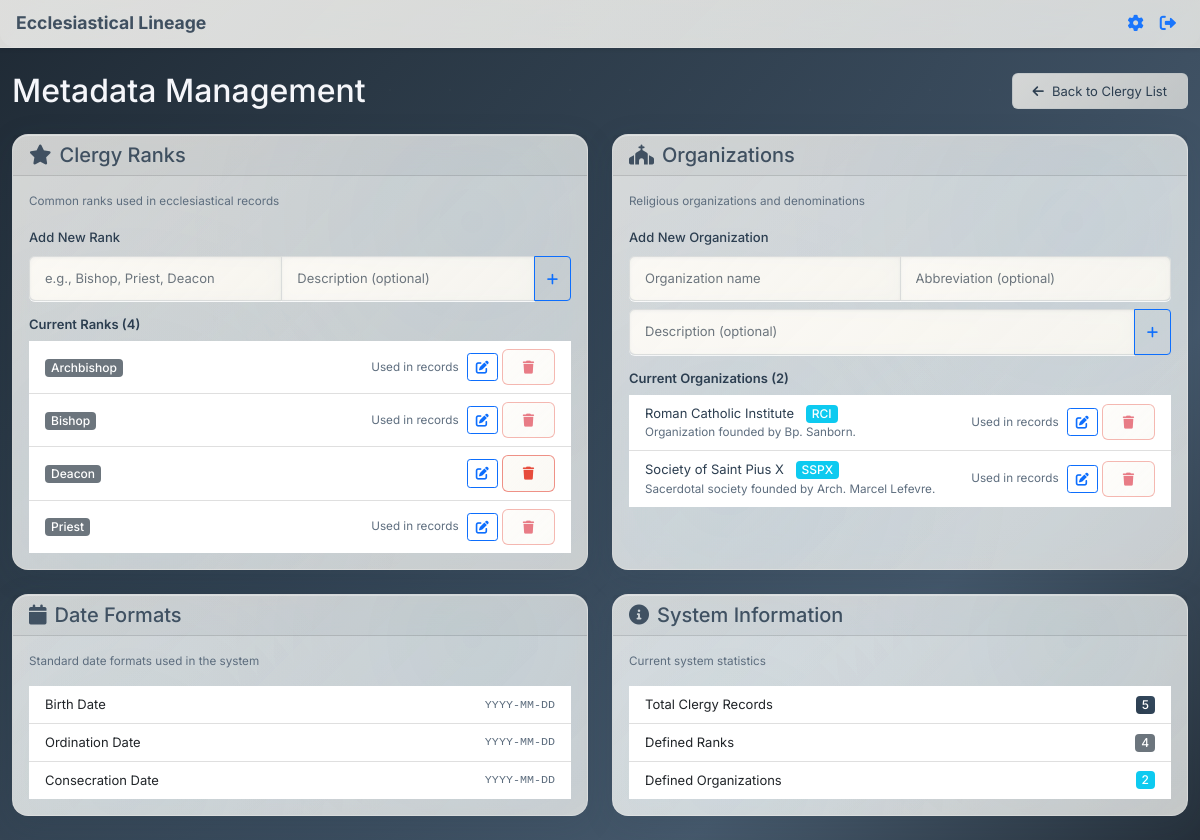
Page /metadata (signed in) on the earlier database version.
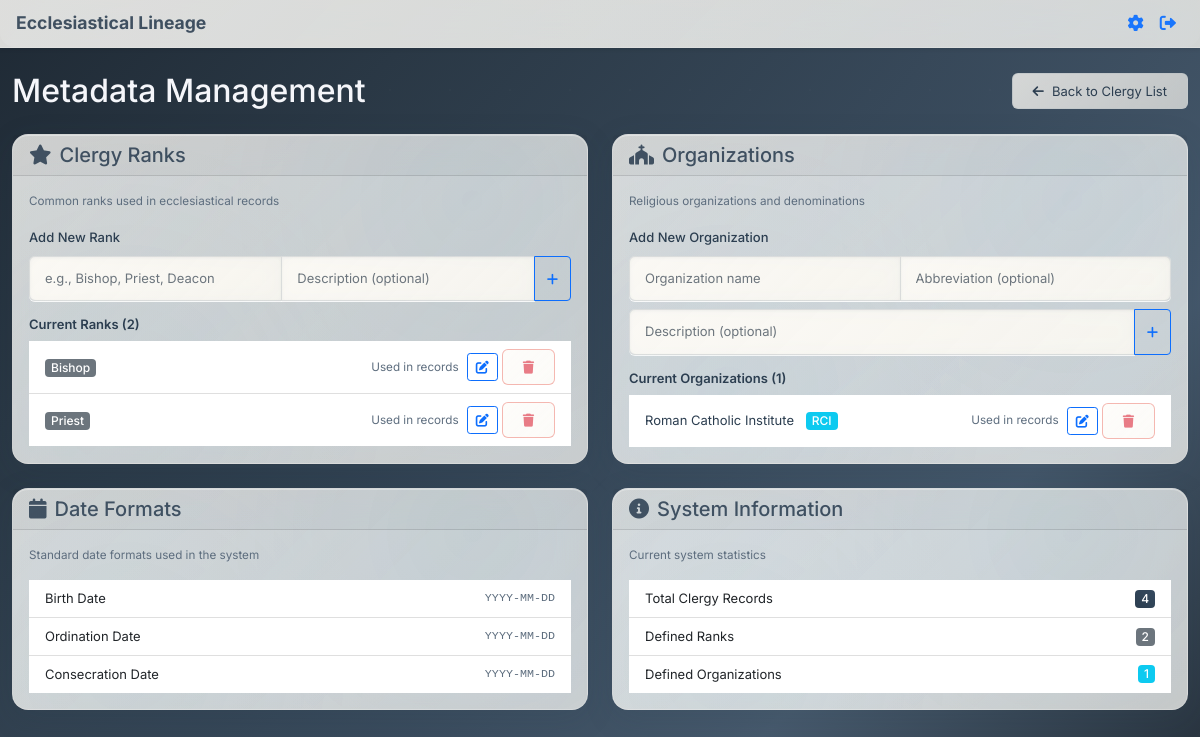
Same page on the later database version.
### app.py (models this page shows, shortened)
class Rank(db.Model):
    id = db.Column(db.Integer, primary_key=True)
    name = db.Column(db.String(100), unique=True, nullable=False)
    description = db.Column(db.Text)
    created_at = db.Column(db.DateTime, default=datetime.utcnow)

class Organization(db.Model):
    id = db.Column(db.Integer, primary_key=True)
    name = db.Column(db.String(200), unique=True, nullable=False)
    abbreviation = db.Column(db.String(20), unique=True)  # Short code for the organization
    description = db.Column(db.Text)
    created_at = db.Column(db.DateTime, default=datetime.utcnow)

### app.py (the view)
@app.route('/metadata')
def metadata():
    if 'user_id' not in session:
        flash('Please log in to access metadata.', 'error')
        return redirect(url_for('login'))
    ranks = Rank.query.order_by(Rank.name).all()
    organizations = Organization.query.order_by(Organization.name).all()
    clergy_ranks = db.session.query(Clergy.rank).distinct().filter(Clergy.rank.isnot(None)).all()
    clergy_organizations = db.session.query(Clergy.organization).distinct().filter(Clergy.organization.isnot(None)).all()
    clergy_rank_list = [rank[0] for rank in clergy_ranks]
    clergy_organization_list = [org[0] for org in clergy_organizations]
    return render_template('metadata.html',
                         ranks=ranks,
                         organizations=organizations,
                         clergy_ranks=clergy_rank_list,
                         clergy_organizations=clergy_organization_list)

### templates/metadata.html (shortened to what this page needs)
{% extends "base.html" %}
{% block full_content %}
    <div class="container mt-4">
        <div class="d-flex justify-content-between align-items-center mb-4">
            <h1 class="h2 mb-0">Metadata Management</h1>
            <a href="{{ url_for('clergy_list') }}" class="btn btn-outline-secondary">
                <i class="fas fa-arrow-left me-2"></i>Back to Clergy List
            </a>
        </div>
        <div class="row">
            <div class="col-md-6 mb-4">
                <div class="card h-100">
                    <div class="card-header">
                        <h3 class="h5 mb-0">
                            <i class="fas fa-star me-2"></i>Clergy Ranks
                        </h3>
                    </div>
                    <div class="card-body">
                        <p class="text-muted mb-3">Common ranks used in ecclesiastical records</p>
                        <div class="mb-3">
                            <label for="new-rank" class="form-label">Add New Rank</label>
                            <div class="input-group">
                                <input type="text" class="form-control" id="new-rank" placeholder="e.g., Bishop, Priest, Deacon">
                                <input type="text" class="form-control" id="new-rank-description" placeholder="Description (optional)">
                                <button class="btn btn-outline-primary" type="button" onclick="addRank()">
                                    <i class="fas fa-plus"></i>
                                </button>
                            </div>
                        </div>
                        <div class="rank-list">
                            <h6 class="mb-2">Current Ranks ({{ ranks|length }})</h6>
                            {% if ranks %}
                                <div class="list-group list-group-flush" id="ranks-list">
                                    {% for rank in ranks %}
                                    <div class="list-group-item d-flex justify-content-between align-items-center py-2" data-rank-id="{{ rank.id }}">
                                        <div>
                                            <span class="badge bg-secondary">{{ rank.name }}</span>
                                        </div>
                                        <div class="d-flex align-items-center">
                                            {% if rank.name in clergy_ranks %}
                                                <small class="text-muted me-2">Used in records</small>
                                            {% endif %}
                                            <button class="btn btn-sm btn-outline-primary me-1" onclick="editRank({{ rank.id }}, '{{ rank.name }}', '{{ rank.description or '' }}')" title="Edit rank">
                                                <i class="fas fa-edit"></i>
                                            </button>
                                            <button class="btn btn-sm btn-outline-danger" onclick="deleteRank({{ rank.id }}, '{{ rank.name }}')"
                                                    {% if rank.name in clergy_ranks %}disabled title="Cannot delete - used in clergy records"{% endif %}>
                                                <i class="fas fa-trash"></i>
                                            </button>
                                        </div>
                                    </div>
                                    {% endfor %}
                                </div>
                            {% else %}
                                <p class="text-muted">No ranks defined yet. Add your first rank above.</p>
                            {% endif %}
                        </div>
                    </div>
                </div>
            </div>
            <div class="col-md-6 mb-4">
                <div class="card h-100">
                    <div class="card-header">
                        <h3 class="h5 mb-0">
                            <i class="fas fa-church me-2"></i>Organizations
                        </h3>
                    </div>
                    <div class="card-body">
                        <p class="text-muted mb-3">Religious organizations and denominations</p>
                        <div class="mb-3">
                            <label for="new-organization" class="form-label">Add New Organization</label>
                            <div class="input-group mb-2">
                                <input type="text" class="form-control" id="new-organization" placeholder="Organization name">
                                <input type="text" class="form-control" id="new-organization-abbreviation" placeholder="Abbreviation (optional)">
                            </div>
                            <div class="input-group">
                                <input type="text" class="form-control" id="new-organization-description" placeholder="Description (optional)">
                                <button class="btn btn-outline-primary" type="button" onclick="addOrganization()">
                                    <i class="fas fa-plus"></i>
                                </button>
                            </div>
                        </div>
                        <div class="organization-list">
                            <h6 class="mb-2">Current Organizations ({{ organizations|length }})</h6>
                            {% if organizations %}
                                <div class="list-group list-group-flush" id="organizations-list">
                                    {% for organization in organizations %}
                                    <div class="list-group-item d-flex justify-content-between align-items-center py-2" data-org-id="{{ organization.id }}">
                                        <div>
                                            <span class="text-primary">{{ organization.name }}</span>
                                            {% if organization.abbreviation %}
                                                <span class="badge bg-info ms-2">{{ organization.abbreviation }}</span>
                                            {% endif %}
                                            {% if organization.description %}
                                                <small class="text-muted d-block">{{ organization.description }}</small>
                                            {% endif %}
                                        </div>
                                        <div class="d-flex align-items-center">
                                            {% if organization.name in clergy_organizations %}
                                                <small class="text-muted me-2">Used in records</small>
                                            {% endif %}
                                            <button class="btn btn-sm btn-outline-primary me-1" onclick="editOrganization({{ organization.id }}, '{{ organization.name }}', '{{ organization.abbreviation or '' }}', '{{ organization.description or '' }}')" title="Edit organization">
                                                <i class="fas fa-edit"></i>
                                            </button>
                                            <button class="btn btn-sm btn-outline-danger" onclick="deleteOrganization({{ organization.id }}, '{{ organization.name }}')"
                                                    {% if organization.name in clergy_organizations %}disabled title="Cannot delete - used in clergy records"{% endif %}>
                                                <i class="fas fa-trash"></i>
                                            </button>
                                        </div>
                                    </div>
                                    {% endfor %}
                                </div>
                            {% else %}
                                <p class="text-muted">No organizations defined yet. Add your first organization above.</p>
                            {% endif %}
                        </div>
                    </div>
                </div>
            </div>
        </div>
        <div class="row">
            <div class="col-md-6 mb-4">
                <div class="card">
                    <div class="card-header">
                        <h3 class="h5 mb-0">
                            <i class="fas fa-calendar me-2"></i>Date Formats
                        </h3>
                    </div>
                    <div class="card-body">
                        <p class="text-muted mb-3">Standard date formats used in the system</p>
                        <div class="list-group list-group-flush">
                            <div class="list-group-item d-flex justify-content-between align-items-center py-2">
                                <span>Birth Date</span>
                                <code class="text-muted">YYYY-MM-DD</code>
                            </div>
                            <div class="list-group-item d-flex justify-content-between align-items-center py-2">
                                <span>Ordination Date</span>
                                <code class="text-muted">YYYY-MM-DD</code>
                            </div>
                            <div class="list-group-item d-flex justify-content-between align-items-center py-2">
                                <span>Consecration Date</span>
                                <code class="text-muted">YYYY-MM-DD</code>
                            </div>
                        </div>
                    </div>
                </div>
            </div>
            <div class="col-md-6 mb-4">
                <div class="card">
                    <div class="card-header">
                        <h3 class="h5 mb-0">
                            <i class="fas fa-info-circle me-2"></i>System Information
                        </h3>
                    </div>
                    <div class="card-body">
                        <p class="text-muted mb-3">Current system statistics</p>
                        <div class="list-group list-group-flush">
                            <div class="list-group-item d-flex justify-content-between align-items-center py-2">
                                <span>Total Clergy Records</span>
                                <span class="badge bg-primary">{{ clergy_ranks|length + clergy_organizations|length }}</span>
                            </div>
                            <div class="list-group-item d-flex justify-content-between align-items-center py-2">
                                <span>Defined Ranks</span>
                                <span class="badge bg-secondary">{{ ranks|length }}</span>
                            </div>
                            <div class="list-group-item d-flex justify-content-between align-items-center py-2">
                                <span>Defined Organizations</span>
                                <span class="badge bg-info">{{ organizations|length }}</span>
                            </div>
                        </div>
                    </div>
                </div>
            </div>
        </div>
    </div>
{% endblock %}

### templates/base.html (shortened to what this page needs)
<!DOCTYPE html>
<html lang="en">
<head>
    <link href="https://cdn.jsdelivr.net/npm/bootstrap@5.1.3/dist/css/bootstrap.min.css" rel="stylesheet">
    <link href="https://cdnjs.cloudflare.com/ajax/libs/font-awesome/6.0.0/css/all.min.css" rel="stylesheet">
    <link href="{{ url_for('static', filename='css/main.css') }}" rel="stylesheet">
</head>
<body>
    {% include 'navbar.html' %}
    {% block full_content %}{% endblock %}
</body>
</html>

### templates/navbar.html (shortened to what this page needs)
<nav class="navbar navbar-expand-lg navbar-light bg-light shadow-sm" style="position:fixed; top:0; left:0; width:100vw; z-index:1050; height:48px; min-height:48px;">
  <div class="container-fluid px-3">
    <a class="navbar-brand py-0" href="/" style="font-size:1.1rem;">Ecclesiastical Lineage</a>
    <div class="d-flex align-items-center ms-auto">
      {% if session.get('is_admin') %}
        <a class="nav-link px-2" href="{{ url_for('settings') }}" title="Settings">
        </a>
      {% endif %}
      {% if session.get('user_id') %}
        <a class="nav-link px-2" href="#" title="Logout" hx-get="{{ url_for('logout') }}" hx-target="body" hx-push-url="true">
        </a>
      {% endif %}
    </div>
  </div>
</nav>
<div style="height:48px;"></div>

Differences in the rows shown:
removed Rank: name "Archbishop", shows "Used in records"
removed Rank: name "Deacon"
removed Organization: name "Society of Saint Pius X", abbreviation "SSPX", description "Sacerdotal society founded by Arch. Marcel Lefevre.", shows "Used in records"
changed Organization "Roman Catholic Institute": description "Organization founded by Bp. Sanborn." → (not shown)
Other differences:
{{ ranks|length }}: "4" → "2"
{{ organizations|length }}: "2" → "1"
{{ clergy_ranks|length + clergy_organizations|length }}: "5" → "4"
